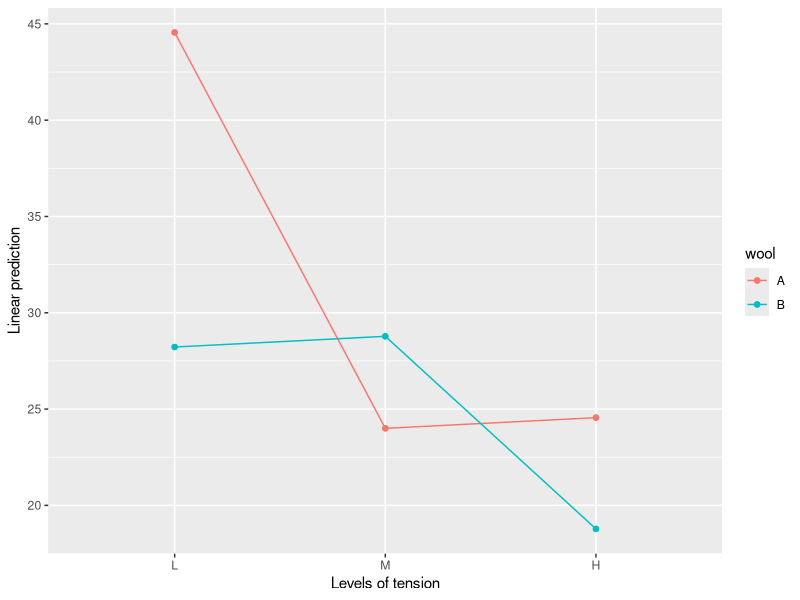
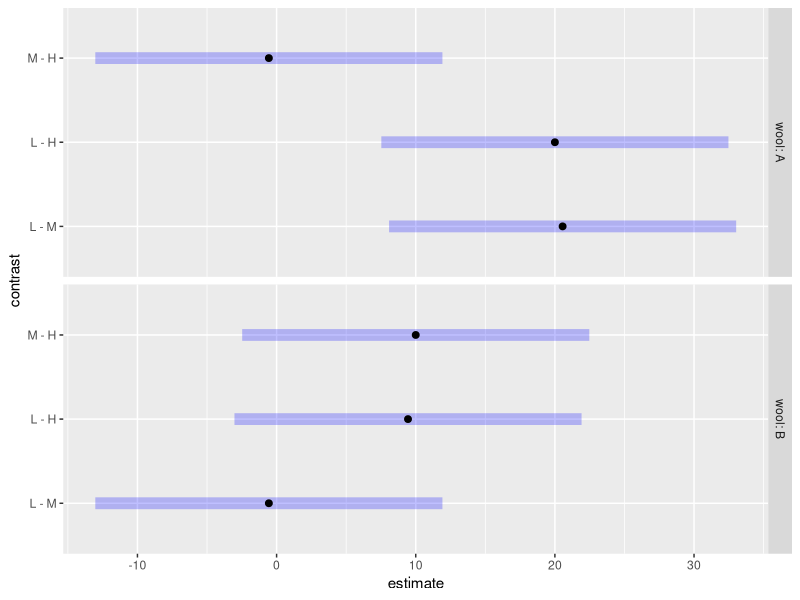

These figures' R source, in order:
## ---- chunk 1
library(emmeans)
## ---- chunk 2
# Fitting a linear model
lm_model <- lm(breaks ~ wool * tension, data = warpbreaks)
## ---- chunk 3
# Marginal means by wool
emmeans(lm_model, ~ wool)
## ---- chunk 4
# Marginal means for wool
emmeans(lm_model, ~wool)

# Marginal means of tension within each wool group
emmeans(lm_model, ~ tension | wool)
## ---- chunk 5
# Pairwise comparisons of tension levels
warp.emm <- emmeans(lm_model, ~ tension | wool)
contrast(warp.emm, method = "pairwise")

# Custom contrasts for tension levels
contrast(warp.emm, list(mid.vs.ends = c(-1, 2, -1) / 2, lo.vs.hi = c(1, 0, -1)))
## ---- chunk 6
# Pairwise comparisons for tension
pairs(warp.emm)
## ---- chunk 7
# Interaction contrast for wool and tension
interaction_contrast <- contrast(warp.emm, interaction = c(wool = "eff", tension = "poly"))
interaction_contrast
coef(interaction_contrast)  # View coefficients
## ---- chunk 8
# Convert temperature from Celsius to Fahrenheit
mod <- lm(Water.Temp ~ poly(stack.loss, degree = 2), data = stackloss)
emm <- emmeans(mod, "stack.loss", at = list(stack.loss = 10 * (1:4)))
contrast(emm, "identity", scale = 9 / 5, offset = 32)
## ---- chunk 9
contrast(warp.emm, method = "pairwise", adjust = "tukey")
## ---- chunk 10
# Interaction plot for wool and tension
library(ggplot2)
emmip(warp.emm, wool ~ tension)
## ---- chunk 11
# Pairwise comparison plot
plot(pairs(warp.emm))
## ---- chunk 12
contrast(warp.emm, interaction = list(wool = "pairwise", tension = "eff"))
## ---- chunk 13
contrast(warp.emm, method = "identity", scale = 2, offset = 1)
